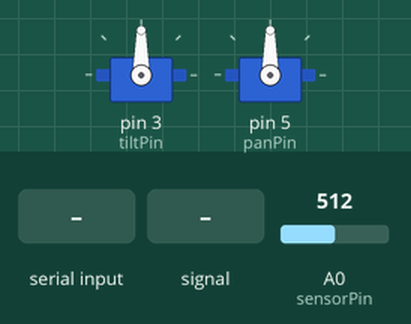
This sketch was run on a simulated Arduino Uno, built with avr-gcc and run on an emulated ATmega328P. Parts: 2 × servo. Inputs (shaded band) come from the test bench; at power-on: A0 (sensorPin) = 512. What the sketch prints to the serial monitor is not drawn.

Above: at 0.9 s.
1.0 s: "1" received over Serial
At 1.15 s:
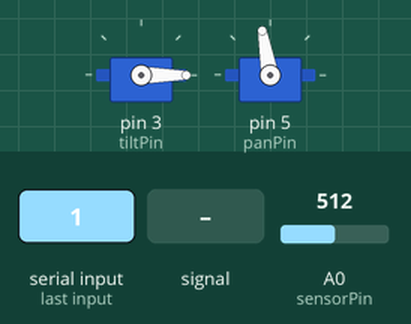
At 1.76 s:
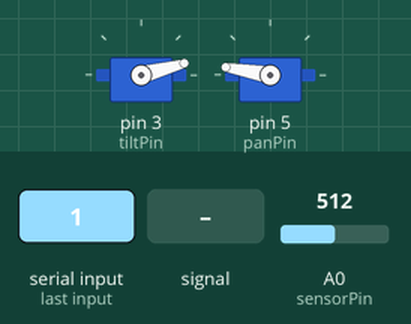
4.0 s: A0 (sensorPin) set to 0
At 4.19 s:
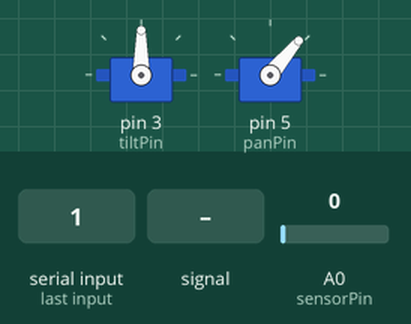
7.0 s: A0 (sensorPin) set to 122
At 7.25 s:
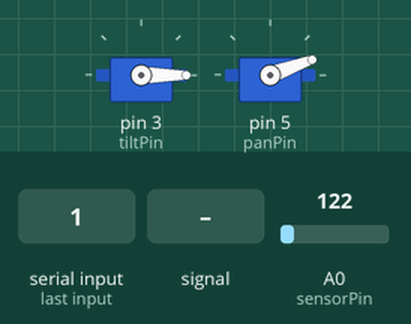
10.0 s: A0 (sensorPin) set to 900
13.0 s: A0 (sensorPin) set to 716
16.0 s: A0 (sensorPin) fed a 200 Hz sine of ±81 counts around its level
Timing chart, 0 to 21.9 s (numbered marks = the images above; inputs shaded):
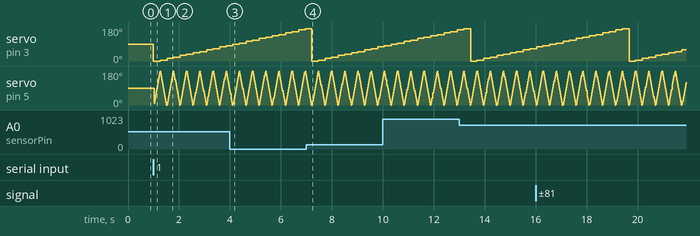

The sketch:

servo.ino
```cpp
#include <Servo.h>

// Initialize Servo objects
Servo tiltServo;
Servo panServo;
// Pin Definition
const int tiltPin = 3;
const int panPin = 5;
const int sensorPin = A0;
// Scan Parameters
int tiltRes = 5;
int tiltMin = 0;
int tiltMax = 180;
int panRes = 5;
int panMin = 0;
int panMax = 180;
int pause = 2;
const int sampleSize = 40; // # of samples to read at each point
// State Variables
int tilt = 0; // current tilt angle
int pan = 0; // current pan angle
int reading = 0; // current sensor reading
// Intermediate Variables
int samples[sampleSize]; // storage for readings
int total = 0; // averaging intermediate

void setup() {
  tiltServo.attach(tiltPin);
  panServo.attach(panPin);
  Serial.begin(115200); // Initialize Serial
  Serial.print("Enter \'+\' and commands to set scan parameters ");
  Serial.println("or send any other character to begin.");
  while (!Serial.available()) {
    //
  }
  Serial.println("Start of Scan: ");
}

void loop() {
  for(tilt = tiltMin; tilt < tiltMax; tilt += 2*tiltRes) {  // sweep tilt range
    tiltServo.write(tilt);
    reading = getReading();
    //Serial.println("Tilt: "+String(tilt)+" | Pan: "+String(pan)+" | Reading: "+String(reading));
    Serial.println(String(tilt)+","+String(pan)+","+String(reading));
    delay(pause); // delay for the servo to reach the position
    for(pan = panMin; pan <= panMax; pan += panRes) { // sweep pan range L-R
      panServo.write(pan);
      reading = getReading();
      //Serial.println("Tilt: "+String(tilt)+" | Pan: "+String(pan)+" | Reading: "+String(reading));
      Serial.println(String(tilt)+","+String(pan)+","+String(reading));
      delay(pause); // delay for the servo to reach the position
    }
    tilt+=tiltRes; // increment tilt to follow L-R-L-... scan pattern
    tiltServo.write(tilt);
    reading = getReading();
    //Serial.println("Tilt: "+String(tilt)+" | Pan: "+String(pan)+" | Reading: "+String(reading));
    Serial.println(String(tilt)+","+String(pan)+","+String(reading));
    delay(pause); // delay for the servo to reach the position
    for(pan = panMax; pan >= panMin; pan -= panRes) { // sweep pan range R-L
      panServo.write(pan);
      reading = getReading();
      //Serial.println("Tilt: "+String(tilt)+" | Pan: "+String(pan)+" | Reading: "+String(reading));
      Serial.println(String(tilt)+","+String(pan)+","+String(reading));
      delay(pause); // delay for the servo to reach the position
    }
  }
  Serial.println("END OF SCAN");
}

int getReading() {
  total = 0;
  for(int i=0; i<sampleSize; i+=1) { // record sampleSize samples
    samples[i] = analogRead(sensorPin);
    total += samples[i];
  }
  return total/sampleSize;
}
```
